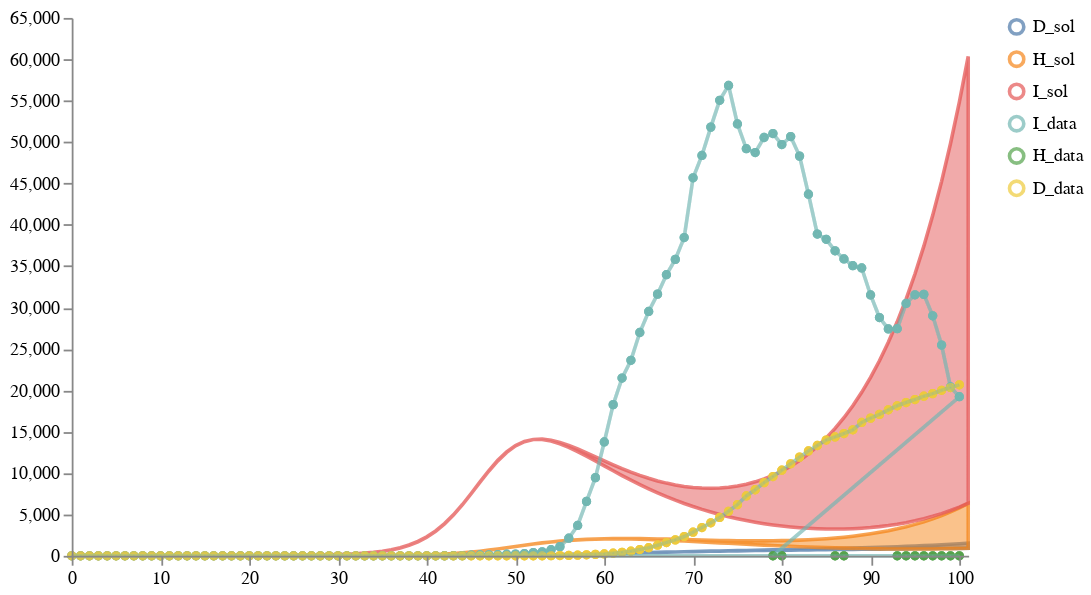

Notebook code for this chart:
### Markdown cell above
### Load and calibrate and sample an ensemble of models

### Code cell
num_samples = 2
model_paths = [model1_location, model4_location, model6_location]
data_path = "../../notebook/ensemble_eval_sa/NY_data1.csv"
weights = [1/3, 1/3, 1/3]
solution_mappings = [{"I": "I", "H": "H", "D": "D"},
                     {"I": "I", "H": "H", "D": "D"}, 
                     {"I": "Cases", "H": "Hosp", "D": "Deaths"},
                     ]

# Run the calibration and sampling
result = load_and_calibrate_and_sample_ensemble_model(
    model_paths,
    data_path,
    weights,
    solution_mappings,
    num_samples,
    timepoints,
    verbose=True,
    total_population=19340000,
    num_iterations=200,
    time_unit="days",
    visual_options={"title": "Calibrated Ensemble", "subset":".*_sol"}
)

# # Save results
# result["data"].to_csv(
#     os.path.join(DEMO_PATH, "results_petri_ensemble/calibrated_sample_results.csv"), index=False
# )
# result["quantiles"].to_csv(
#     os.path.join(DEMO_PATH, "results_petri_ensemble/calibrated_quantile_results.csv"), index=False
# )

# Plot results
schema = plots.trajectories(pd.DataFrame(result["data"]), subset=".*_sol",
                            points=test_data.reset_index(drop=True).rename(columns={"I":"I_data", "H":"H_data", "D":"D_data"}),
                           )
schema = plots.pad(schema, 5)
plots.ipy_display(schema)

### Figure 1 — Vega specification as saved in the notebook (floating-point values rounded to 4 significant figures; data arrays with more than 128 entries replaced by an {"elided": "..."} marker saying what was removed)
{"$schema": "https://vega.github.io/schema/vega/v5.json", "axes": [{"name": "x_axis", "orient": "bottom", "scale": "xscale", "zindex": 100}, {"name": "y_axis", "orient": "left", "scale": "yscale", "zindex": 100}], "data": [{"name": "distributions", "values": {"elided": "306 records"}}, {"name": "traces", "transform": [{"expr": "isValid(datum.value)", "type": "filter"}], "values": []}, {"name": "points", "values": {"elided": "214 records"}}, {"name": "markers", "values": []}, {"name": "selected", "on": [{"remove": true, "trigger": "clear"}, {"remove": true, "trigger": "!shift"}, {"insert": "clicked", "trigger": "!shift && clicked"}, {"toggle": "clicked", "trigger": "shift && clicked"}]}], "height": 300, "legends": [{"encode": {"labels": {"interactive": true, "name": "legendLabel", "update": {"opacity": [{"test": "!length(data('selected')) || indata('selected', 'value', datum.value)", "value": 1}, {"value": 0.25}]}}, "symbols": {"interactive": true, "name": "legendSymbol", "update": {"fill": {"value": "transparent"}, "opacity": [{"test": "!length(data('selected')) || indata('selected', 'value', datum.value)", "value": 0.7}, {"value": 0.15}], "size": {"value": 64}, "strokeWidth": {"value": 2}}}}, "name": "color_legend", "stroke": "color"}], "marks": [{"from": {"facet": {"data": "points", "groupby": "trajectory", "name": "points_split"}}, "marks": [{"encode": {"hover": {"fillOpacity": {"value": 0.9}}, "update": {"fill": {"field": "trajectory", "scale": "color"}, "fillOpacity": [{"test": "!length(data('selected')) || indata('selected', 'value', datum.trajectory)", "value": 0.5}, {"value": 0.15}], "size": {"value": 10}, "stroke": {"field": "trajectory", "scale": "color"}, "strokeOpacity": [{"test": "!length(data('selected')) || indata('selected', 'value', datum.trajectory)", "value": 0.75}, {"value": 0.15}], "strokeWidth": {"value": 2}, "tooltip": {"field": "value"}, "x": {"field": "timepoint", "scale": "xscale"}, "y": {"field": "value", "scale": "yscale"}}}, "from": {"data": "points"}, "name": "_points_symbol", "type": "symbol", "zindex": 3}, {"encode": {"hover": {"fillOpacity": {"value": 0.9}}, "update": {"interpolate": {"value": "linear"}, "stroke": {"field": "trajectory", "scale": "color"}, "strokeOpacity": [{"test": "!length(data('selected')) || indata('selected', 'value', datum.trajectory)", "value": 0.3}, {"value": 0.1}], "strokeWidth": {"value": 2}, "x": {"field": "timepoint", "scale": "xscale"}, "y": {"field": "value", "scale": "yscale"}}}, "from": {"data": "points"}, "name": "_points_line", "type": "line", "zindex": 3}], "name": "_points", "type": "group", "zindex": 3}, {"from": {"facet": {"data": "traces", "groupby": "trajectory", "name": "traces_split"}}, "marks": [{"encode": {"hover": {"fillOpacity": {"value": 0.9}}, "update": {"interpolate": {"value": "linear"}, "stroke": {"field": "trajectory", "scale": "color"}, "strokeOpacity": [{"test": "!length(data('selected')) || indata('selected', 'value', datum.trajectory)", "value": 0.75}, {"value": 0.15}], "strokeWidth": {"value": 2}, "x": {"field": "timepoint", "scale": "xscale"}, "y": {"field": "value", "scale": "yscale"}}}, "from": {"data": "traces_split"}, "name": "_traces_lines", "type": "line"}], "name": "_traces", "type": "group", "zindex": 2}, {"from": {"facet": {"data": "distributions", "groupby": "trajectory", "name": "trajectory_split"}}, "marks": [{"encode": {"hover": {"fillOpacity": {"value": 0.9}}, "update": {"fill": {"field": "trajectory", "scale": "color"}, "fillOpacity": [{"test": "!length(data('selected')) || indata('selected', 'value', datum.trajectory)", "value": 0.5}, {"value": 0.15}], "interpolate": {"value": "linear"}, "stroke": {"field": "trajectory", "scale": "color"}, "strokeOpacity": [{"test": "!length(data('selected')) || indata('selected', 'value', datum.trajectory)", "value": 0.75}, {"value": 0.15}], "strokeWidth": {"value": 2}, "x": {"field": "timepoint", "scale": "xscale"}, "y": {"field": "upper", "scale": "yscale"}, "y2": {"field": "lower", "scale": "yscale"}}}, "from": {"data": "trajectory_split"}, "type": "area"}], "name": "_distributions", "type": "group", "zindex": 1}, {"marks": [{"encode": {"enter": {"stroke": {"value": "lightgray"}}, "update": {"opacity": {"value": 1}, "x": {"field": "timepoint", "scale": "xscale"}, "y": {"signal": "height"}, "y2": {"value": 0}}}, "from": {"data": "markers"}, "name": "_marker text", "type": "rule"}, {"encode": {"enter": {"fontSize": {"value": 8}, "text": {"field": "datum.label"}, "y": {"value": 0}}}, "from": {"data": "_marker text"}, "name": "_marker flags", "transform": [{"as": ["x", "_y", "opacity", "align", "baseline"], "lineAnchor": "start", "offset": [1], "size": {"signal": "[width, height]"}, "type": "label"}], "type": "text"}], "name": "_markers", "type": "group"}], "padding": 5, "scales": [{"domain": {"fields": [{"data": "distributions", "field": "timepoint"}, {"data": "traces", "field": "timepoint"}, {"data": "points", "field": "timepoint"}, {"data": "markers", "field": "timepoint"}]}, "name": "xscale", "range": "width", "type": "linear", "zero": false}, {"domain": {"fields": [{"data": "distributions", "field": "lower"}, {"data": "distributions", "field": "upper"}, {"data": "traces", "field": "value"}, {"data": "points", "field": "value"}]}, "name": "yscale", "nice": true, "range": "height", "type": "linear", "zero": true}, {"domain": {"fields": [{"data": "distributions", "field": "trajectory"}, {"data": "traces", "field": "trajectory"}, {"data": "points", "field": "trajectory"}]}, "name": "color", "range": "category", "type": "ordinal"}], "signals": [{"name": "clear", "on": [{"events": "mouseup[!event.item]", "force": true, "update": "true"}], "value": true}, {"name": "shift", "on": [{"events": "@legendSymbol:click, @legendLabel:click", "force": true, "update": "event.shiftKey"}], "value": false}, {"name": "clicked", "on": [{"events": "@legendSymbol:click, @legendLabel:click", "force": true, "update": "{value: datum.value}"}], "value": null}], "width": 500}
